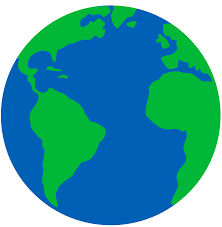
#> input picture Lab_10/earth.png, 222 x 227 px, found by its file name
$ python Task1.py
#> lines starting #> are read from the running program, lines starting #| are printed output that depends on the picture
from PIL import Image, ImageOps

img = Image.open('D:\APU Stuff\Bachelor of Computer Science (Intelligent Systems) [APD2F2202CS(IS)]\Semester 2\Imaging & Special Effects [CT029-3-2-ISE]\Mine\Labs\ISE-Labs\Lab_10\earth.png').convert("RGB")
#> img is the input picture: PIL image 222x227 RGB; mean R, G, B 63.3, 159.9, 164.3
img_flip = ImageOps.flip(img)
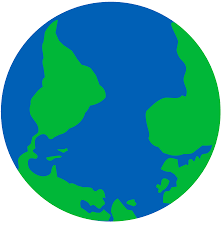
#> img_flip: PIL image 222x227 RGB; mean R, G, B 63.3, 159.9, 164.3
new_img = Image.new('RGB', (img.width,img.height*2))
#> new_img: PIL image 222x454 RGB; every value is 0

new_img.paste(img, (0, 0))
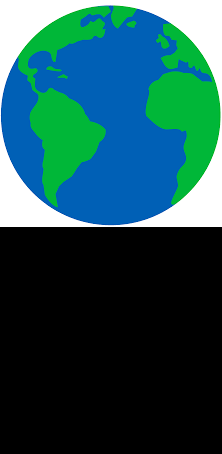
#> new_img: PIL image 222x454 RGB; mean R, G, B 31.6, 80, 82.2
new_img.paste(img_flip, (0, img.height))
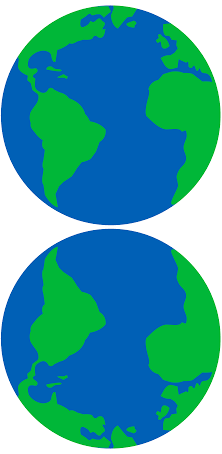
#> new_img: PIL image 222x454 RGB; mean R, G, B 63.3, 159.9, 164.3

new_img.show()
